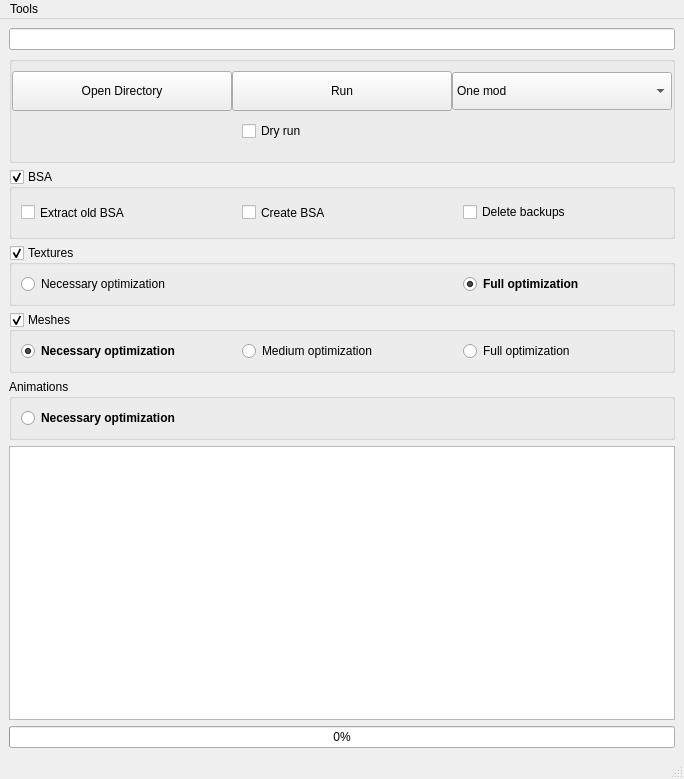
<?xml version="1.0" encoding="UTF-8"?>
<ui version="4.0">
 <class>MainWindow</class>
 <widget class="QMainWindow" name="MainWindow">
  <property name="geometry">
   <rect>
    <x>0</x>
    <y>0</y>
    <width>684</width>
    <height>779</height>
   </rect>
  </property>
  <property name="sizePolicy">
   <sizepolicy hsizetype="Expanding" vsizetype="Expanding">
    <horstretch>0</horstretch>
    <verstretch>0</verstretch>
   </sizepolicy>
  </property>
  <property name="cursor">
   <cursorShape>ArrowCursor</cursorShape>
  </property>
  <property name="windowTitle">
   <string>Cathedral Assets Optimizer : Skyrim SE</string>
  </property>
  <property name="whatsThis">
   <string>Will write which files would be affected, without actually processing them</string>
  </property>
  <widget class="QWidget" name="centralwidget">
   <layout class="QVBoxLayout" name="verticalLayout">
    <item>
     <widget class="QLineEdit" name="userPathTextEdit">
      <property name="sizePolicy">
       <sizepolicy hsizetype="Minimum" vsizetype="Fixed">
        <horstretch>0</horstretch>
        <verstretch>0</verstretch>
       </sizepolicy>
      </property>
     </widget>
    </item>
    <item>
     <widget class="QGroupBox" name="mainGroupBox">
      <property name="sizePolicy">
       <sizepolicy hsizetype="Preferred" vsizetype="Fixed">
        <horstretch>0</horstretch>
        <verstretch>0</verstretch>
       </sizepolicy>
      </property>
      <property name="maximumSize">
       <size>
        <width>16777215</width>
        <height>16777215</height>
       </size>
      </property>
      <property name="title">
       <string/>
      </property>
      <property name="flat">
       <bool>false</bool>
      </property>
      <layout class="QGridLayout" name="gridLayout_3">
       <property name="leftMargin">
        <number>0</number>
       </property>
       <property name="topMargin">
        <number>9</number>
       </property>
       <property name="rightMargin">
        <number>0</number>
       </property>
       <property name="spacing">
        <number>0</number>
       </property>
       <item row="0" column="1" alignment="Qt::AlignHCenter">
        <widget class="QPushButton" name="processButton">
         <property name="sizePolicy">
          <sizepolicy hsizetype="Fixed" vsizetype="Fixed">
           <horstretch>0</horstretch>
           <verstretch>0</verstretch>
          </sizepolicy>
         </property>
         <property name="minimumSize">
          <size>
           <width>220</width>
           <height>40</height>
          </size>
         </property>
         <property name="maximumSize">
          <size>
           <width>230</width>
           <height>16777215</height>
          </size>
         </property>
         <property name="text">
          <string>Run</string>
         </property>
        </widget>
       </item>
       <item row="0" column="2" alignment="Qt::AlignHCenter">
        <widget class="QComboBox" name="modeChooserComboBox">
         <property name="sizePolicy">
          <sizepolicy hsizetype="Fixed" vsizetype="Fixed">
           <horstretch>0</horstretch>
           <verstretch>0</verstretch>
          </sizepolicy>
         </property>
         <property name="minimumSize">
          <size>
           <width>220</width>
           <height>38</height>
          </size>
         </property>
         <property name="maximumSize">
          <size>
           <width>230</width>
           <height>16777215</height>
          </size>
         </property>
         <item>
          <property name="text">
           <string>One mod</string>
          </property>
         </item>
         <item>
          <property name="text">
           <string>Several mods (MO)</string>
          </property>
         </item>
        </widget>
       </item>
       <item row="1" column="1" alignment="Qt::AlignHCenter|Qt::AlignVCenter">
        <widget class="QCheckBox" name="dryRunCheckBox">
         <property name="sizePolicy">
          <sizepolicy hsizetype="Expanding" vsizetype="Fixed">
           <horstretch>0</horstretch>
           <verstretch>0</verstretch>
          </sizepolicy>
         </property>
         <property name="minimumSize">
          <size>
           <width>200</width>
           <height>40</height>
          </size>
         </property>
         <property name="maximumSize">
          <size>
           <width>200</width>
           <height>16777215</height>
          </size>
         </property>
         <property name="sizeIncrement">
          <size>
           <width>100</width>
           <height>0</height>
          </size>
         </property>
         <property name="baseSize">
          <size>
           <width>140</width>
           <height>40</height>
          </size>
         </property>
         <property name="cursor">
          <cursorShape>WhatsThisCursor</cursorShape>
         </property>
         <property name="toolTip">
          <string>&lt;html&gt;&lt;head/&gt;&lt;body&gt;&lt;p&gt;Will list all files that would be modified, without actually processing them.&lt;/p&gt;&lt;/body&gt;&lt;/html&gt;</string>
         </property>
         <property name="autoFillBackground">
          <bool>false</bool>
         </property>
         <property name="text">
          <string>Dry run</string>
         </property>
        </widget>
       </item>
       <item row="0" column="0" alignment="Qt::AlignHCenter">
        <widget class="QPushButton" name="userPathButton">
         <property name="sizePolicy">
          <sizepolicy hsizetype="Fixed" vsizetype="Fixed">
           <horstretch>0</horstretch>
           <verstretch>0</verstretch>
          </sizepolicy>
         </property>
         <property name="minimumSize">
          <size>
           <width>220</width>
           <height>40</height>
          </size>
         </property>
         <property name="maximumSize">
          <size>
           <width>230</width>
           <height>16777215</height>
          </size>
         </property>
         <property name="text">
          <string>Open Directory</string>
         </property>
        </widget>
       </item>
      </layout>
     </widget>
    </item>
    <item>
     <widget class="QGroupBox" name="BsaGroupBox">
      <property name="sizePolicy">
       <sizepolicy hsizetype="Expanding" vsizetype="Fixed">
        <horstretch>0</horstretch>
        <verstretch>0</verstretch>
       </sizepolicy>
      </property>
      <property name="title">
       <string>BSA</string>
      </property>
      <property name="flat">
       <bool>true</bool>
      </property>
      <property name="checkable">
       <bool>true</bool>
      </property>
      <layout class="QGridLayout" name="gridLayout">
       <item row="0" column="2" alignment="Qt::AlignHCenter">
        <widget class="QCheckBox" name="createtBsaCheckbox">
         <property name="sizePolicy">
          <sizepolicy hsizetype="Fixed" vsizetype="Expanding">
           <horstretch>0</horstretch>
           <verstretch>0</verstretch>
          </sizepolicy>
         </property>
         <property name="minimumSize">
          <size>
           <width>200</width>
           <height>29</height>
          </size>
         </property>
         <property name="cursor">
          <cursorShape>WhatsThisCursor</cursorShape>
         </property>
         <property name="toolTip">
          <string>&lt;html&gt;&lt;head/&gt;&lt;body&gt;&lt;p&gt;&lt;span&gt;Creates a new BSA, packing the existing loose files. &lt;/span&gt;&lt;span style=&quot; font-weight:600;&quot;&gt;Warning&lt;/span&gt;. If you enable this option, the process will be considerably slowed down.&lt;/p&gt;&lt;/body&gt;&lt;/html&gt;</string>
         </property>
         <property name="text">
          <string>Create BSA</string>
         </property>
        </widget>
       </item>
       <item row="0" column="1" alignment="Qt::AlignLeft">
        <widget class="QCheckBox" name="extractBsaCheckbox">
         <property name="sizePolicy">
          <sizepolicy hsizetype="Fixed" vsizetype="Expanding">
           <horstretch>0</horstretch>
           <verstretch>0</verstretch>
          </sizepolicy>
         </property>
         <property name="minimumSize">
          <size>
           <width>200</width>
           <height>29</height>
          </size>
         </property>
         <property name="cursor">
          <cursorShape>WhatsThisCursor</cursorShape>
         </property>
         <property name="toolTip">
          <string>&lt;html&gt;&lt;head/&gt;&lt;body&gt;&lt;p&gt;Extracts any BSAs present in the mod folder. &lt;span style=&quot; font-weight:600;&quot;&gt;Warning&lt;/span&gt;. If you enable this option, the process will be considerably slowed down.&lt;/p&gt;&lt;/body&gt;&lt;/html&gt;</string>
         </property>
         <property name="text">
          <string>Extract old BSA</string>
         </property>
        </widget>
       </item>
       <item row="0" column="3" alignment="Qt::AlignRight">
        <widget class="QCheckBox" name="bsaDeleteBackupsCheckbox">
         <property name="sizePolicy">
          <sizepolicy hsizetype="Fixed" vsizetype="Fixed">
           <horstretch>0</horstretch>
           <verstretch>0</verstretch>
          </sizepolicy>
         </property>
         <property name="minimumSize">
          <size>
           <width>200</width>
           <height>0</height>
          </size>
         </property>
         <property name="cursor">
          <cursorShape>WhatsThisCursor</cursorShape>
         </property>
         <property name="toolTip">
          <string>&lt;html&gt;&lt;head/&gt;&lt;body&gt;&lt;p&gt;By default, a backup of existing bsa is created. Enabling this option will disable those backups.&lt;/p&gt;&lt;/body&gt;&lt;/html&gt;</string>
         </property>
         <property name="text">
          <string>Delete backups </string>
         </property>
        </widget>
       </item>
      </layout>
     </widget>
    </item>
    <item>
     <widget class="QGroupBox" name="texturesGroupBox">
      <property name="sizePolicy">
       <sizepolicy hsizetype="Expanding" vsizetype="Fixed">
        <horstretch>0</horstretch>
        <verstretch>0</verstretch>
       </sizepolicy>
      </property>
      <property name="title">
       <string>Textures</string>
      </property>
      <property name="flat">
       <bool>true</bool>
      </property>
      <property name="checkable">
       <bool>true</bool>
      </property>
      <layout class="QHBoxLayout" name="horizontalLayout_2">
       <item alignment="Qt::AlignLeft">
        <widget class="QRadioButton" name="TexturesNecessaryOptimizationRadioButton">
         <property name="sizePolicy">
          <sizepolicy hsizetype="Fixed" vsizetype="Fixed">
           <horstretch>0</horstretch>
           <verstretch>0</verstretch>
          </sizepolicy>
         </property>
         <property name="minimumSize">
          <size>
           <width>200</width>
           <height>0</height>
          </size>
         </property>
         <property name="cursor">
          <cursorShape>WhatsThisCursor</cursorShape>
         </property>
         <property name="toolTip">
          <string>&lt;html&gt;&lt;head/&gt;&lt;body&gt;&lt;p&gt;Converts any TGA files into DDS, as SSE cannot read these. Attempts to convert and fix any textures that would crash the game, as some older formats are incompatible with SSE.&lt;/p&gt;&lt;p&gt;&lt;br/&gt;&lt;/p&gt;&lt;/body&gt;&lt;/html&gt;</string>
         </property>
         <property name="text">
          <string>Necessary optimization</string>
         </property>
        </widget>
       </item>
       <item alignment="Qt::AlignRight">
        <widget class="QRadioButton" name="TexturesFullOptimizationRadioButton">
         <property name="sizePolicy">
          <sizepolicy hsizetype="Fixed" vsizetype="Fixed">
           <horstretch>0</horstretch>
           <verstretch>0</verstretch>
          </sizepolicy>
         </property>
         <property name="minimumSize">
          <size>
           <width>200</width>
           <height>0</height>
          </size>
         </property>
         <property name="font">
          <font>
           <weight>75</weight>
           <bold>true</bold>
          </font>
         </property>
         <property name="cursor">
          <cursorShape>WhatsThisCursor</cursorShape>
         </property>
         <property name="toolTip">
          <string>&lt;html&gt;&lt;head/&gt;&lt;body&gt;&lt;p&gt;BC7 is the most efficient compression SSE supports, reducing VRAM usage without observable quality loss. Will also convert uncompressed textures to BC7.&lt;/p&gt;&lt;/body&gt;&lt;/html&gt;</string>
         </property>
         <property name="text">
          <string>Full optimization</string>
         </property>
         <property name="checked">
          <bool>true</bool>
         </property>
        </widget>
       </item>
      </layout>
     </widget>
    </item>
    <item>
     <widget class="QGroupBox" name="meshesGroupBox">
      <property name="sizePolicy">
       <sizepolicy hsizetype="Expanding" vsizetype="Fixed">
        <horstretch>0</horstretch>
        <verstretch>0</verstretch>
       </sizepolicy>
      </property>
      <property name="title">
       <string>Meshes</string>
      </property>
      <property name="flat">
       <bool>true</bool>
      </property>
      <property name="checkable">
       <bool>true</bool>
      </property>
      <layout class="QHBoxLayout" name="horizontalLayout_3">
       <item alignment="Qt::AlignLeft">
        <widget class="QRadioButton" name="MeshesNecessaryOptimizationRadioButton">
         <property name="sizePolicy">
          <sizepolicy hsizetype="Fixed" vsizetype="Fixed">
           <horstretch>0</horstretch>
           <verstretch>0</verstretch>
          </sizepolicy>
         </property>
         <property name="minimumSize">
          <size>
           <width>200</width>
           <height>0</height>
          </size>
         </property>
         <property name="font">
          <font>
           <weight>75</weight>
           <bold>true</bold>
          </font>
         </property>
         <property name="cursor">
          <cursorShape>WhatsThisCursor</cursorShape>
         </property>
         <property name="toolTip">
          <string>&lt;html&gt;&lt;head/&gt;&lt;body&gt;&lt;p&gt;Attempts to repair meshes which are guaranteed to crash the game. Headparts are included.&lt;/p&gt;&lt;/body&gt;&lt;/html&gt;</string>
         </property>
         <property name="text">
          <string>Necessary optimization</string>
         </property>
         <property name="checked">
          <bool>true</bool>
         </property>
        </widget>
       </item>
       <item alignment="Qt::AlignHCenter">
        <widget class="QRadioButton" name="MeshesMediumOptimizationRadioButton">
         <property name="sizePolicy">
          <sizepolicy hsizetype="Fixed" vsizetype="Fixed">
           <horstretch>0</horstretch>
           <verstretch>0</verstretch>
          </sizepolicy>
         </property>
         <property name="minimumSize">
          <size>
           <width>200</width>
           <height>0</height>
          </size>
         </property>
         <property name="cursor">
          <cursorShape>WhatsThisCursor</cursorShape>
         </property>
         <property name="toolTip">
          <string>&lt;html&gt;&lt;head/&gt;&lt;body&gt;&lt;p&gt;Perform necessary optimization, and also lightly optimizes typically non-crashing meshes. This may fix some visual issues, but may also lower quality. &lt;/p&gt;&lt;/body&gt;&lt;/html&gt;</string>
         </property>
         <property name="text">
          <string>Medium optimization</string>
         </property>
        </widget>
       </item>
       <item alignment="Qt::AlignRight">
        <widget class="QRadioButton" name="MeshesFullOptimizationRadioButton">
         <property name="sizePolicy">
          <sizepolicy hsizetype="Fixed" vsizetype="Fixed">
           <horstretch>0</horstretch>
           <verstretch>0</verstretch>
          </sizepolicy>
         </property>
         <property name="minimumSize">
          <size>
           <width>200</width>
           <height>0</height>
          </size>
         </property>
         <property name="cursor">
          <cursorShape>WhatsThisCursor</cursorShape>
         </property>
         <property name="toolTip">
          <string>&lt;html&gt;&lt;head/&gt;&lt;body&gt;&lt;p&gt;Fully optimize all meshes. Only apply if standard mesh optimization ignored necessary files. May lower visual quality.&lt;/p&gt;&lt;/body&gt;&lt;/html&gt;</string>
         </property>
         <property name="text">
          <string>Full optimization</string>
         </property>
        </widget>
       </item>
      </layout>
     </widget>
    </item>
    <item>
     <widget class="QGroupBox" name="animationsGroupBox">
      <property name="enabled">
       <bool>true</bool>
      </property>
      <property name="sizePolicy">
       <sizepolicy hsizetype="Expanding" vsizetype="Fixed">
        <horstretch>0</horstretch>
        <verstretch>0</verstretch>
       </sizepolicy>
      </property>
      <property name="title">
       <string>Animations</string>
      </property>
      <property name="flat">
       <bool>true</bool>
      </property>
      <property name="checkable">
       <bool>false</bool>
      </property>
      <layout class="QHBoxLayout" name="horizontalLayout_4">
       <item>
        <widget class="QRadioButton" name="animationOptimizationRadioButton">
         <property name="sizePolicy">
          <sizepolicy hsizetype="Expanding" vsizetype="Expanding">
           <horstretch>0</horstretch>
           <verstretch>0</verstretch>
          </sizepolicy>
         </property>
         <property name="minimumSize">
          <size>
           <width>200</width>
           <height>0</height>
          </size>
         </property>
         <property name="font">
          <font>
           <weight>75</weight>
           <bold>true</bold>
          </font>
         </property>
         <property name="cursor">
          <cursorShape>WhatsThisCursor</cursorShape>
         </property>
         <property name="focusPolicy">
          <enum>Qt::NoFocus</enum>
         </property>
         <property name="toolTip">
          <string>&lt;html&gt;&lt;head/&gt;&lt;body&gt;&lt;p&gt;Converts animations to SSE format. If an animation is already compatible, no change will be made.&lt;/p&gt;&lt;/body&gt;&lt;/html&gt;</string>
         </property>
         <property name="text">
          <string>Necessary optimization</string>
         </property>
         <property name="checkable">
          <bool>false</bool>
         </property>
         <property name="checked">
          <bool>false</bool>
         </property>
        </widget>
       </item>
      </layout>
     </widget>
    </item>
    <item>
     <widget class="QPlainTextEdit" name="plainTextEdit"/>
    </item>
    <item>
     <widget class="QProgressBar" name="progressBar">
      <property name="value">
       <number>0</number>
      </property>
     </widget>
    </item>
   </layout>
  </widget>
  <widget class="QStatusBar" name="statusbar"/>
  <widget class="QMenuBar" name="menuBar">
   <property name="geometry">
    <rect>
     <x>0</x>
     <y>0</y>
     <width>684</width>
     <height>20</height>
    </rect>
   </property>
   <widget class="QMenu" name="menuTools">
    <property name="title">
     <string>Tools</string>
    </property>
    <widget class="QMenu" name="menuLog_verbosity">
     <property name="title">
      <string>Log verbosity</string>
     </property>
     <addaction name="actionLogVerbosityTrace"/>
     <addaction name="actionLogVerbosityNote"/>
     <addaction name="actionLogVerbosityInfo"/>
    </widget>
    <addaction name="menuLog_verbosity"/>
    <addaction name="actionChangeTheme"/>
   </widget>
   <addaction name="menuTools"/>
  </widget>
  <action name="actionChangeTheme">
   <property name="text">
    <string>Select theme</string>
   </property>
  </action>
  <action name="actionLogVerbosityTrace">
   <property name="checkable">
    <bool>true</bool>
   </property>
   <property name="text">
    <string>Max</string>
   </property>
   <property name="toolTip">
    <string>Maximal</string>
   </property>
   <property name="statusTip">
    <string>Use it only if you want to report a bug</string>
   </property>
   <property name="whatsThis">
    <string/>
   </property>
  </action>
  <action name="actionLogVerbosityNote">
   <property name="checkable">
    <bool>true</bool>
   </property>
   <property name="text">
    <string>Medium</string>
   </property>
   <property name="statusTip">
    <string>Normal log</string>
   </property>
   <property name="whatsThis">
    <string/>
   </property>
  </action>
  <action name="actionLogVerbosityInfo">
   <property name="checkable">
    <bool>true</bool>
   </property>
   <property name="text">
    <string>Low</string>
   </property>
   <property name="statusTip">
    <string>Will show nearly no information</string>
   </property>
  </action>
 </widget>
 <resources/>
 <connections/>
</ui>
